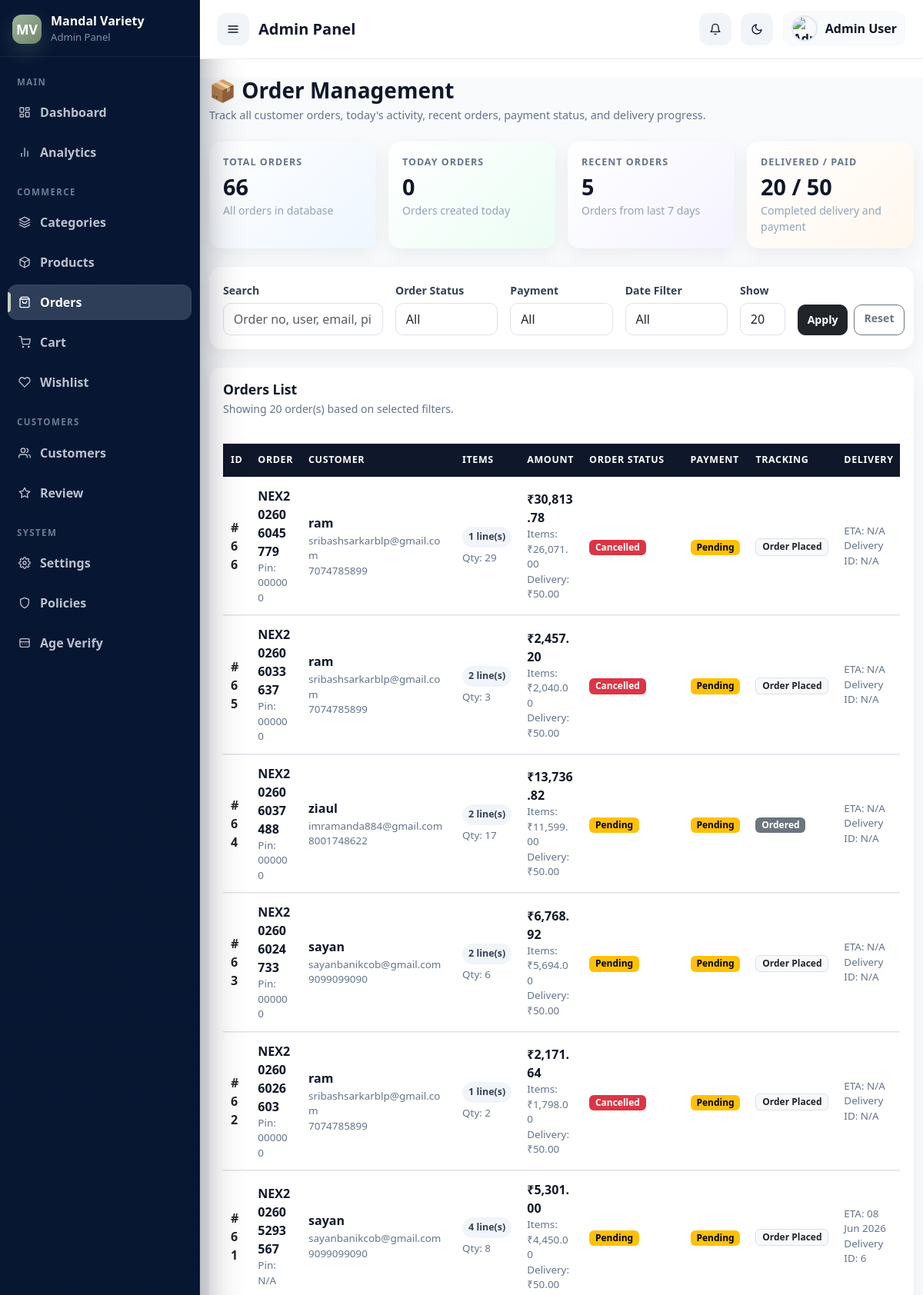
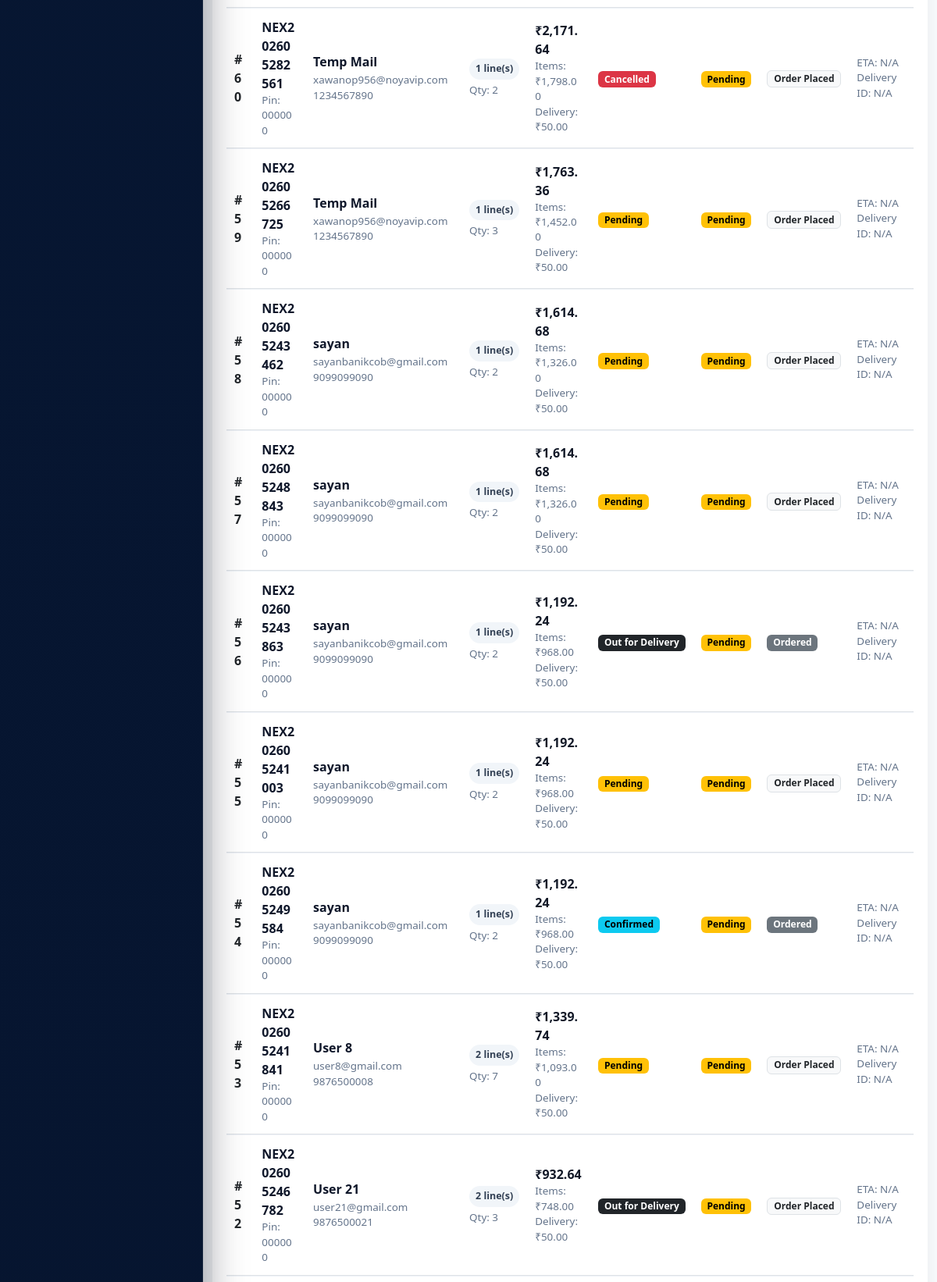
Page /admin/orders/list.php (signed in, upper part) on the committed database (2 pictures, top to bottom).
### tables this page shows
CREATE TABLE `orders` (
  `id` int(11) NOT NULL,
  `user_id` int(11) NOT NULL,
  `order_number` varchar(50) NOT NULL,
  `total_amount` decimal(10,2) NOT NULL,
  `delivery_charge` decimal(8,2) DEFAULT 0.00,
  `tax_amount` decimal(8,2) DEFAULT 0.00,
  `grand_total` decimal(10,2) NOT NULL,
  `status` enum('pending','confirmed','preparing','out_for_delivery','delivered','cancelled','returned') DEFAULT 'pending',
  `payment_status` enum('pending','paid','failed','refunded') DEFAULT 'pending',
  `delivery_address` text NOT NULL,
  `pincode` varchar(10) NOT NULL,
  `delivery_eta` time DEFAULT NULL,
  `assigned_delivery_id` int(11) DEFAULT NULL,
  `notes` text DEFAULT NULL,
  `created_at` timestamp NOT NULL DEFAULT current_timestamp(),
  `updated_at` timestamp NOT NULL DEFAULT current_timestamp() ON UPDATE current_timestamp(),
  `tracking_status` varchar(50) DEFAULT 'Order Placed',
  `admin_remark` text DEFAULT NULL
);

CREATE TABLE `users` (
  `id` int(11) NOT NULL,
  `name` varchar(255) NOT NULL,
  `email` varchar(255) NOT NULL,
  `phone` varchar(20) NOT NULL,
  `password` varchar(255) NOT NULL,
  `role` enum('customer','admin','delivery') DEFAULT 'customer',
  `address` text DEFAULT NULL,
  `city` varchar(100) DEFAULT NULL,
  `state` varchar(100) DEFAULT NULL,
  `country` varchar(100) DEFAULT NULL,
  `profile_image` varchar(255) DEFAULT NULL,
  `pincode` varchar(10) DEFAULT NULL,
  `is_active` tinyint(1) DEFAULT 1,
  `created_at` timestamp NOT NULL DEFAULT current_timestamp(),
  `updated_at` timestamp NOT NULL DEFAULT current_timestamp() ON UPDATE current_timestamp(),
  `otp` varchar(6) DEFAULT NULL,
  `otp_expires_at` timestamp NULL DEFAULT NULL,
  `is_verified` tinyint(1) DEFAULT 0,
  `email_verified_at` timestamp NULL DEFAULT NULL,
  `last_login` datetime DEFAULT NULL,
  `login_otp` varchar(10) DEFAULT NULL,
  `otp_expiry` datetime DEFAULT NULL
);

### admin/includes/config.php (called while the page is built, shortened)
<?php
if (!function_exists('e')) {
    function e($string) {
        return htmlspecialchars($string ?? '', ENT_QUOTES, 'UTF-8');
    }
}
?>

### admin/orders/list.php (the view, shortened to what this page needs)
<?php include '../includes/header.php'; ?>
<?php include '../includes/sidebar.php'; ?>
<?php
function orderStatusBadge($status)
{
    $status = strtolower(trim((string)$status));
    return match ($status) {
        'pending' => '<span class="badge text-bg-warning">Pending</span>',
        'confirmed' => '<span class="badge text-bg-info">Confirmed</span>',
        'processing' => '<span class="badge text-bg-primary">Processing</span>',
        'shipped' => '<span class="badge text-bg-secondary">Shipped</span>',
        'out_for_delivery' => '<span class="badge text-bg-dark">Out for Delivery</span>',
        'delivered' => '<span class="badge text-bg-success">Delivered</span>',
        'cancelled' => '<span class="badge text-bg-danger">Cancelled</span>',
        default => '<span class="badge bg-light text-dark border">' . e(ucwords(str_replace('_', ' ', $status ?: 'unknown'))) . '</span>',
    };
}
function paymentStatusBadge($status)
{
    $status = strtolower(trim((string)$status));
    return match ($status) {
        'paid' => '<span class="badge text-bg-success">Paid</span>',
        'pending' => '<span class="badge text-bg-warning">Pending</span>',
        'failed' => '<span class="badge text-bg-danger">Failed</span>',
        'refunded' => '<span class="badge text-bg-info">Refunded</span>',
        default => '<span class="badge bg-light text-dark border">' . e(ucwords($status ?: 'unknown')) . '</span>',
    };
}
function trackingBadge($status)
{
    $status = strtolower(trim((string)$status));
    return match ($status) {
        'ordered' => '<span class="badge text-bg-secondary">Ordered</span>',
        'packed' => '<span class="badge text-bg-info">Packed</span>',
        'shipped' => '<span class="badge text-bg-primary">Shipped</span>',
        'on_the_way' => '<span class="badge text-bg-warning">On The Way</span>',
        'delivered' => '<span class="badge text-bg-success">Delivered</span>',
        default => '<span class="badge bg-light text-dark border">' . e(ucwords(str_replace('_', ' ', $status ?: 'n/a'))) . '</span>',
    };
}
$search = trim($_GET['search'] ?? '');
$limit = (int)($_GET['limit'] ?? 20);
$where = [];
$whereSql = !empty($where) ? 'WHERE ' . implode(' AND ', $where) : '';
$statsSql = "
    SELECT
        COUNT(*) AS total_orders,
        SUM(CASE WHEN DATE(created_at) = CURDATE() THEN 1 ELSE 0 END) AS today_orders,
        SUM(CASE WHEN DATE(created_at) >= DATE_SUB(CURDATE(), INTERVAL 7 DAY) THEN 1 ELSE 0 END) AS recent_orders,
        SUM(CASE WHEN status = 'delivered' THEN 1 ELSE 0 END) AS delivered_orders,
        SUM(CASE WHEN payment_status = 'paid' THEN 1 ELSE 0 END) AS paid_orders
    FROM orders
";
$stats = $conn->query($statsSql)->fetch(PDO::FETCH_ASSOC);
$sql = "
    SELECT
        o.*,
        u.name AS user_name,
        u.email AS user_email,
        u.phone AS user_phone,
        COUNT(oi.id) AS total_items,
        COALESCE(SUM(oi.quantity), 0) AS total_qty
    FROM orders o
    INNER JOIN users u ON o.user_id = u.id
    LEFT JOIN order_items oi ON oi.order_id = o.id
    $whereSql
    GROUP BY o.id
    ORDER BY o.id DESC
    LIMIT :limit_rows
";
$stmt = $conn->prepare($sql);
$stmt->bindValue(':limit_rows', $limit, PDO::PARAM_INT);
$stmt->execute();
$orders = $stmt->fetchAll(PDO::FETCH_ASSOC);
?>
<div class="w-100">
    <?php include '../includes/topbar.php'; ?>
    <div class="container-fluid mt-4 mb-5 orders-page">
        <div class="d-flex justify-content-between align-items-start flex-wrap gap-3 mb-4">
            <div>
                <h4 class="page-title">📦 Order Management</h4>
                <div class="page-subtitle">Track all customer orders, today's activity, recent orders, payment status, and delivery progress.</div>
            </div>
        </div>
        <div class="row g-3 mb-4">
            <div class="col-12 col-sm-6 col-xl-3">
                <div class="card stats-card gradient-card-1 h-100">
                    <div class="card-body">
                        <div class="stats-label">Total Orders</div>
                        <div class="stats-value"><?= (int)($stats['total_orders'] ?? 0) ?></div>
                        <div class="stats-note">All orders in database</div>
                    </div>
                </div>
            </div>
            <div class="col-12 col-sm-6 col-xl-3">
                <div class="card stats-card gradient-card-2 h-100">
                    <div class="card-body">
                        <div class="stats-label">Today Orders</div>
                        <div class="stats-value"><?= (int)($stats['today_orders'] ?? 0) ?></div>
                        <div class="stats-note">Orders created today</div>
                    </div>
                </div>
            </div>
            <div class="col-12 col-sm-6 col-xl-3">
                <div class="card stats-card gradient-card-3 h-100">
                    <div class="card-body">
                        <div class="stats-label">Recent Orders</div>
                        <div class="stats-value"><?= (int)($stats['recent_orders'] ?? 0) ?></div>
                        <div class="stats-note">Orders from last 7 days</div>
                    </div>
                </div>
            </div>
            <div class="col-12 col-sm-6 col-xl-3">
                <div class="card stats-card gradient-card-4 h-100">
                    <div class="card-body">
                        <div class="stats-label">Delivered / Paid</div>
                        <div class="stats-value"><?= (int)($stats['delivered_orders'] ?? 0) ?> / <?= (int)($stats['paid_orders'] ?? 0) ?></div>
                        <div class="stats-note">Completed delivery and payment</div>
                    </div>
                </div>
            </div>
        </div>
        <div class="card filter-card mb-4">
            <div class="card-body">
                <form method="GET" class="row g-3 align-items-end">
                    <div class="col-12 col-md-6 col-xl-3">
                        <label class="form-label">Search</label>
                        <input type="text" name="search" class="form-control" value="<?= e($search) ?>" placeholder="Order no, user, email, pincode">
                    </div>
                    <div class="col-6 col-md-3 col-xl-2">
                        <label class="form-label">Order Status</label>
                        <select name="status" class="form-select">
                            <option value="">All</option>
                        </select>
                    </div>
                    <div class="col-6 col-md-3 col-xl-2">
                        <label class="form-label">Payment</label>
                        <select name="payment" class="form-select">
                            <option value="">All</option>
                        </select>
                    </div>
                    <div class="col-6 col-md-3 col-xl-2">
                        <label class="form-label">Date Filter</label>
                        <select name="date_filter" class="form-select">
                            <option value="">All</option>
                        </select>
                    </div>
                    <div class="col-6 col-md-3 col-xl-1">
                        <label class="form-label">Show</label>
                        <select name="limit" class="form-select">
                            <option value="20" <?= $limit === 20 ? 'selected' : '' ?>>20</option>
                        </select>
                    </div>
                    <div class="col-12 col-xl-2 d-grid d-md-flex gap-2">
                        <button type="submit" class="btn btn-dark flex-fill">Apply</button>
                        <a href="list.php" class="btn btn-outline-secondary flex-fill">Reset</a>
                    </div>
                </form>
            </div>
        </div>
        <div class="card table-card">
            <div class="table-card-header">
                <div class="d-flex justify-content-between align-items-start flex-wrap gap-2">
                    <div>
                        <h6 class="table-title">Orders List</h6>
                        <div class="table-note">Showing <?= count($orders) ?> order(s) based on selected filters.</div>
                    </div>
                </div>
            </div>
            <div class="card-body pt-3">
                <div class="table-scroll-area">
                    <table class="table align-middle">
                        <thead>
                            <tr>
                                <th>ID</th>
                                <th>Order</th>
                                <th>Customer</th>
                                <th>Items</th>
                                <th>Amount</th>
                                <th>Order Status</th>
                                <th>Payment</th>
                                <th>Tracking</th>
                                <th>Delivery</th>
                            </tr>
                        </thead>
                        <tbody>
                            <?php if (!empty($orders)): ?>
                                <?php foreach ($orders as $o): ?>
                                    <tr>
                                        <td>
                                            <strong>#<?= (int)$o['id'] ?></strong>
                                        </td>
                                        <td>
                                            <div class="order-no"><?= e($o['order_number'] ?: 'N/A') ?></div>
                                            <div class="sub-text">Pin: <?= e($o['pincode'] ?: 'N/A') ?></div>
                                        </td>
                                        <td class="customer-box">
                                            <div class="customer-name"><?= e($o['user_name'] ?: 'N/A') ?></div>
                                            <div class="sub-text">
                                                <?= e($o['user_email'] ?: 'N/A') ?><br>
                                                <?= e($o['user_phone'] ?: 'No phone') ?>
                                            </div>
                                        </td>
                                        <td>
                                            <div class="mini-chip"><?= (int)$o['total_items'] ?> line(s)</div>
                                            <div class="sub-text mt-1">Qty: <?= (int)$o['total_qty'] ?></div>
                                        </td>
                                        <td>
                                            <div class="price-main">₹<?= number_format((float)($o['grand_total'] ?? 0), 2) ?></div>
                                            <div class="sub-text">
                                                Items: ₹<?= number_format((float)($o['total_amount'] ?? 0), 2) ?><br>
                                                Delivery: ₹<?= number_format((float)($o['delivery_charge'] ?? 0), 2) ?>
                                            </div>
                                        </td>
                                        <td><?= orderStatusBadge($o['status']) ?></td>
                                        <td><?= paymentStatusBadge($o['payment_status']) ?></td>
                                        <td><?= trackingBadge($o['tracking_status']) ?></td>
                                        <td>
                                            <div class="sub-text">
                                                ETA:
                                                <?= !empty($o['delivery_eta']) ? e(date('d M Y', strtotime($o['delivery_eta']))) : 'N/A' ?>
                                            </div>
                                            <div class="sub-text">
                                                Delivery ID:
                                                <?= e($o['assigned_delivery_id'] ?: 'N/A') ?>
                                            </div>
                                        </td>
                                    </tr>
                                <?php endforeach; ?>
                            <?php else: ?>
                                <tr>
                                    <td colspan="11" class="text-center py-5 text-muted">No orders found.</td>
                                </tr>
                            <?php endif; ?>
                        </tbody>
                    </table>
                </div>
            </div>
        </div>
    </div>
</div>
<?php include '../includes/footer.php'; ?>

### rows in the picture
orders: id "66", order_number "NEX202606045779", pincode "000000", user.name "ram", user.email "sribashsarkarblp@gmail.com", user.phone "7074785899", total_items "1", total_qty "29", grand_total "30,813.78", total_amount "26,071.00", delivery_charge "50.00", status "Cancelled", payment_status "Pending", tracking_status "Order Placed", shows "N/A", assigned_delivery "N/A"
orders: id "65", order_number "NEX202606033637", pincode "000000", user.name "ram", user.email "sribashsarkarblp@gmail.com", user.phone "7074785899", total_items "2", total_qty "3", grand_total "2,457.20", total_amount "2,040.00", delivery_charge "50.00", status "Cancelled", payment_status "Pending", tracking_status "Order Placed", shows "N/A", assigned_delivery "N/A"
orders: id "64", order_number "NEX202606037488", pincode "000000", user.name "ziaul", user.email "imramanda884@gmail.com", user.phone "8001748622", total_items "2", total_qty "17", grand_total "13,736.82", total_amount "11,599.00", delivery_charge "50.00", status "Pending", payment_status "Pending", tracking_status "Ordered", shows "N/A", assigned_delivery "N/A"
orders: id "63", order_number "NEX202606024733", pincode "000000", user.name "sayan", user.email "sayanbanikcob@gmail.com", user.phone "9099099090", total_items "2", total_qty "6", grand_total "6,768.92", total_amount "5,694.00", delivery_charge "50.00", status "Pending", payment_status "Pending", tracking_status "Order Placed", shows "N/A", assigned_delivery "N/A"
orders: id "62", order_number "NEX202606026603", pincode "000000", user.name "ram", user.email "sribashsarkarblp@gmail.com", user.phone "7074785899", total_items "1", total_qty "2", grand_total "2,171.64", total_amount "1,798.00", delivery_charge "50.00", status "Cancelled", payment_status "Pending", tracking_status "Order Placed", shows "N/A", assigned_delivery "N/A"
orders: id "61", order_number "NEX202605293567", pincode "N/A", user.name "sayan", user.email "sayanbanikcob@gmail.com", user.phone "9099099090", total_items "4", total_qty "8", grand_total "5,301.00", total_amount "4,450.00", delivery_charge "50.00", status "Pending", payment_status "Pending", tracking_status "Order Placed", delivery_eta "08 Jun 2026", assigned_delivery "6"
orders: id "60", order_number "NEX202605282561", pincode "000000", user.name "Temp Mail", user.email "xawanop956@noyavip.com", user.phone "1234567890", total_items "1", total_qty "2", grand_total "2,171.64", total_amount "1,798.00", delivery_charge "50.00", status "Cancelled", payment_status "Pending", tracking_status "Order Placed", shows "N/A", assigned_delivery "N/A"
orders: id "59", order_number "NEX202605266725", pincode "000000", user.name "Temp Mail", user.email "xawanop956@noyavip.com", user.phone "1234567890", total_items "1", total_qty "3", grand_total "1,763.36", total_amount "1,452.00", delivery_charge "50.00", status "Pending", payment_status "Pending", tracking_status "Order Placed", shows "N/A", assigned_delivery "N/A"
orders: id "58", order_number "NEX202605243462", pincode "000000", user.name "sayan", user.email "sayanbanikcob@gmail.com", user.phone "9099099090", total_items "1", total_qty "2", grand_total "1,614.68", total_amount "1,326.00", delivery_charge "50.00", status "Pending", payment_status "Pending", tracking_status "Order Placed", shows "N/A", assigned_delivery "N/A"
orders: id "57", order_number "NEX202605248843", pincode "000000", user.name "sayan", user.email "sayanbanikcob@gmail.com", user.phone "9099099090", total_items "1", total_qty "2", grand_total "1,614.68", total_amount "1,326.00", delivery_charge "50.00", status "Pending", payment_status "Pending", tracking_status "Order Placed", shows "N/A", assigned_delivery "N/A"
orders: id "56", order_number "NEX202605243863", pincode "000000", user.name "sayan", user.email "sayanbanikcob@gmail.com", user.phone "9099099090", total_items "1", total_qty "2", grand_total "1,192.24", total_amount "968.00", delivery_charge "50.00", status "Out for Delivery", payment_status "Pending", tracking_status "Ordered", shows "N/A", assigned_delivery "N/A"
orders: id "55", order_number "NEX202605241003", pincode "000000", user.name "sayan", user.email "sayanbanikcob@gmail.com", user.phone "9099099090", total_items "1", total_qty "2", grand_total "1,192.24", total_amount "968.00", delivery_charge "50.00", status "Pending", payment_status "Pending", tracking_status "Order Placed", shows "N/A", assigned_delivery "N/A"
orders: id "54", order_number "NEX202605249584", pincode "000000", user.name "sayan", user.email "sayanbanikcob@gmail.com", user.phone "9099099090", total_items "1", total_qty "2", grand_total "1,192.24", total_amount "968.00", delivery_charge "50.00", status "Confirmed", payment_status "Pending", tracking_status "Ordered", shows "N/A", assigned_delivery "N/A"
orders: id "53", order_number "NEX202605241841", pincode "000000", user.name "User 8", user.email "user8@gmail.com", user.phone "9876500008", total_items "2", total_qty "7", grand_total "1,339.74", total_amount "1,093.00", delivery_charge "50.00", status "Pending", payment_status "Pending", tracking_status "Order Placed", shows "N/A", assigned_delivery "N/A"
orders: id "52", order_number "NEX202605246782", pincode "000000", user.name "User 21", user.email "user21@gmail.com", user.phone "9876500021", total_items "2", total_qty "3", grand_total "932.64", total_amount "748.00", delivery_charge "50.00", status "Out for Delivery", payment_status "Pending", tracking_status "Order Placed", shows "N/A", assigned_delivery "N/A"

### other values in the picture
$adminName "Admin User"
$stats['total_orders'] "66"
$stats['today_orders'] "0"
$stats['recent_orders'] "5"
$stats['delivered_orders'] "20"
$stats['paid_orders'] "50"
count($orders) "20"
